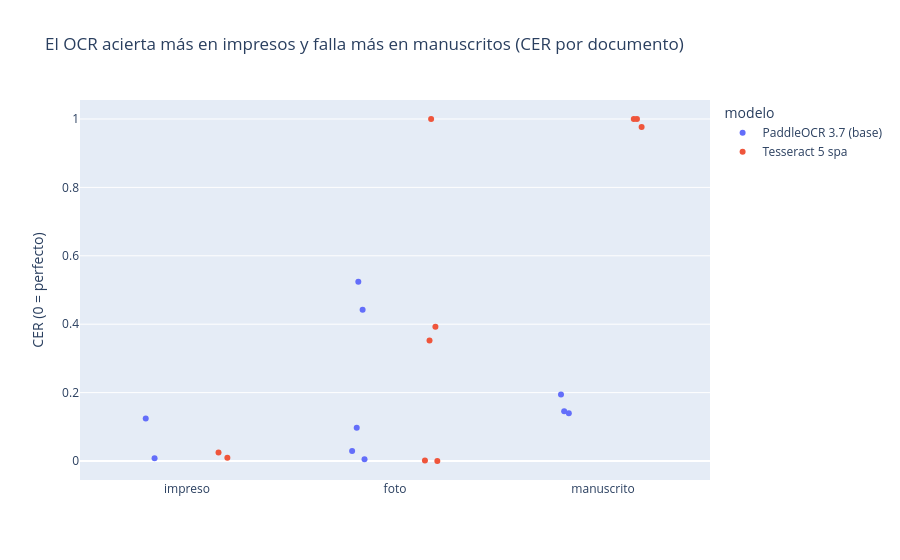

The cell this chart's notebook holds for it:
### Code cell
cer_det = metricas_detalle.query("métrica == 'CER'")
mejor_tipo = cer_det.groupby("grupo")["valor"].mean().idxmin()
peor_tipo = cer_det.groupby("grupo")["valor"].mean().idxmax()
fig = px.strip(cer_det, x="grupo", y="valor", color="modelo", hover_data=["id"],
               category_orders={"grupo": ["impreso", "foto", "manuscrito"]},
               title=f"El OCR acierta más en {mejor_tipo}s y falla más en {peor_tipo}s (CER por documento)")
fig.update_layout(xaxis_title="", yaxis_title="CER (0 = perfecto)")
fig.show()

### Figure 1 — Plotly figure (JSON) as saved in the notebook; plotly's stock layout.template omitted (floating-point values rounded to 4 significant figures)
{"data": [{"alignmentgroup": "True", "boxpoints": "all", "customdata": [["doc_002"], ["doc_008"], ["doc_009"], ["doc_010"], ["doc_011"], ["doc_012"], ["doc_014"], ["doc_017"], ["doc_018"], ["doc_019"]], "fillcolor": "rgba(255,255,255,0)", "hoveron": "points", "hovertemplate": "modelo=PaddleOCR 3.7 (base)<br>grupo=%{x}<br>valor=%{y}<br>id=%{customdata[0]}<extra></extra>", "legendgroup": "PaddleOCR 3.7 (base)", "line": {"color": "rgba(255,255,255,0)"}, "marker": {"color": "#636efa"}, "name": "PaddleOCR 3.7 (base)", "offsetgroup": "PaddleOCR 3.7 (base)", "orientation": "v", "pointpos": 0, "showlegend": true, "type": "box", "x": ["impreso", "impreso", "foto", "foto", "foto", "foto", "foto", "manuscrito", "manuscrito", "manuscrito"], "x0": " ", "xaxis": "x", "y": [0.1241, 0.0082, 0.0294, 0.4426, 0.5238, 0.0049, 0.0973, 0.1942, 0.1395, 0.1453], "y0": " ", "yaxis": "y"}, {"alignmentgroup": "True", "boxpoints": "all", "customdata": [["doc_002"], ["doc_008"], ["doc_009"], ["doc_010"], ["doc_011"], ["doc_012"], ["doc_014"], ["doc_017"], ["doc_018"], ["doc_019"]], "fillcolor": "rgba(255,255,255,0)", "hoveron": "points", "hovertemplate": "modelo=Tesseract 5 spa<br>grupo=%{x}<br>valor=%{y}<br>id=%{customdata[0]}<extra></extra>", "legendgroup": "Tesseract 5 spa", "line": {"color": "rgba(255,255,255,0)"}, "marker": {"color": "#EF553B"}, "name": "Tesseract 5 spa", "offsetgroup": "Tesseract 5 spa", "orientation": "v", "pointpos": 0, "showlegend": true, "type": "box", "x": ["impreso", "impreso", "foto", "foto", "foto", "foto", "foto", "manuscrito", "manuscrito", "manuscrito"], "x0": " ", "xaxis": "x", "y": [0.0251, 0.0098, 0.3922, 1.0, 0.0, 0.0016, 0.3523, 1.0, 1.0, 0.9767], "y0": " ", "yaxis": "y"}], "layout": {"boxmode": "group", "legend": {"title": {"text": "modelo"}, "tracegroupgap": 0}, "title": {"text": "El OCR acierta más en impresos y falla más en manuscritos (CER por documento)"}, "xaxis": {"anchor": "y", "categoryarray": ["impreso", "foto", "manuscrito"], "categoryorder": "array", "domain": [0.0, 1.0], "title": {"text": ""}}, "yaxis": {"anchor": "x", "domain": [0.0, 1.0], "title": {"text": "CER (0 = perfecto)"}}}}
